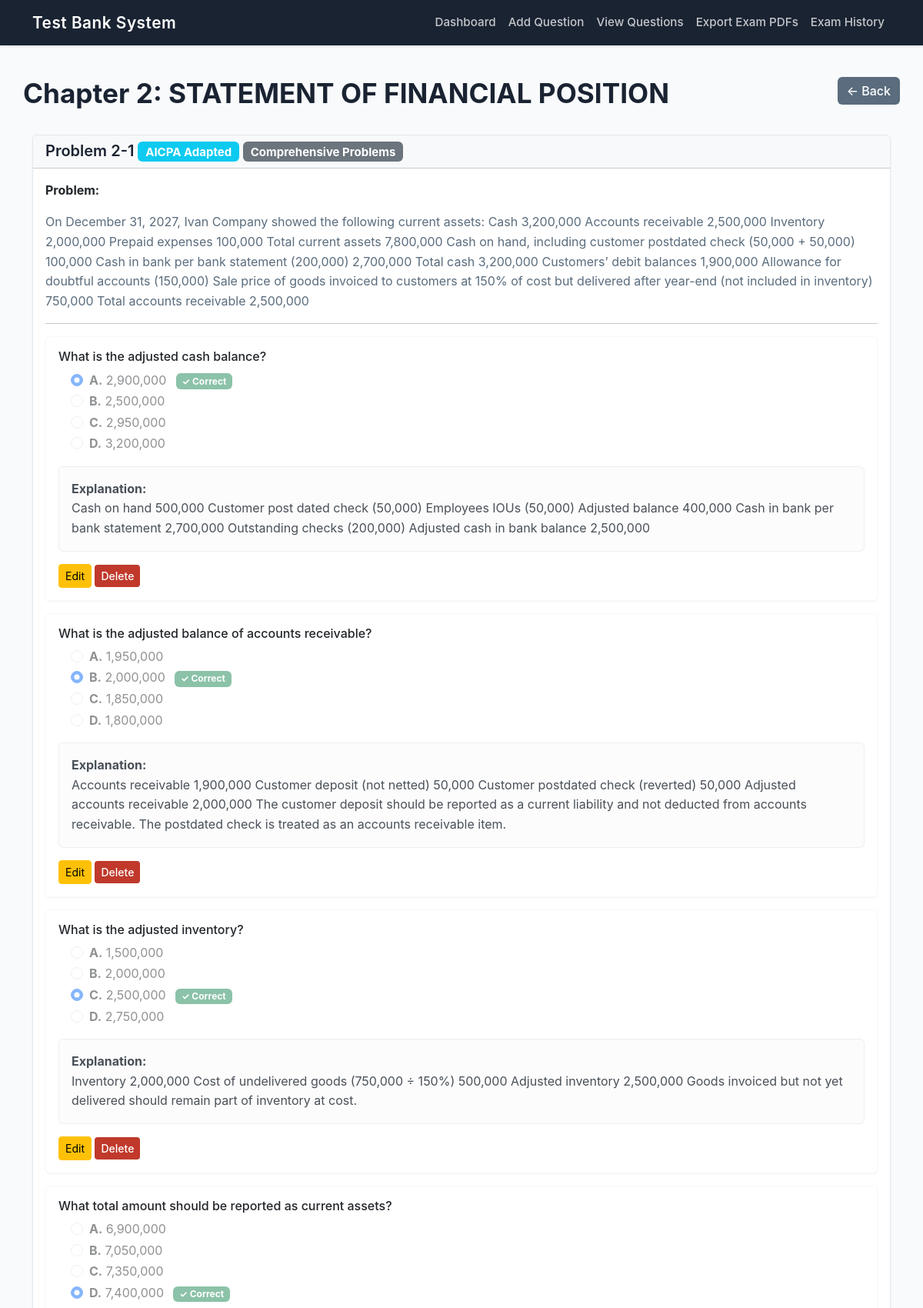
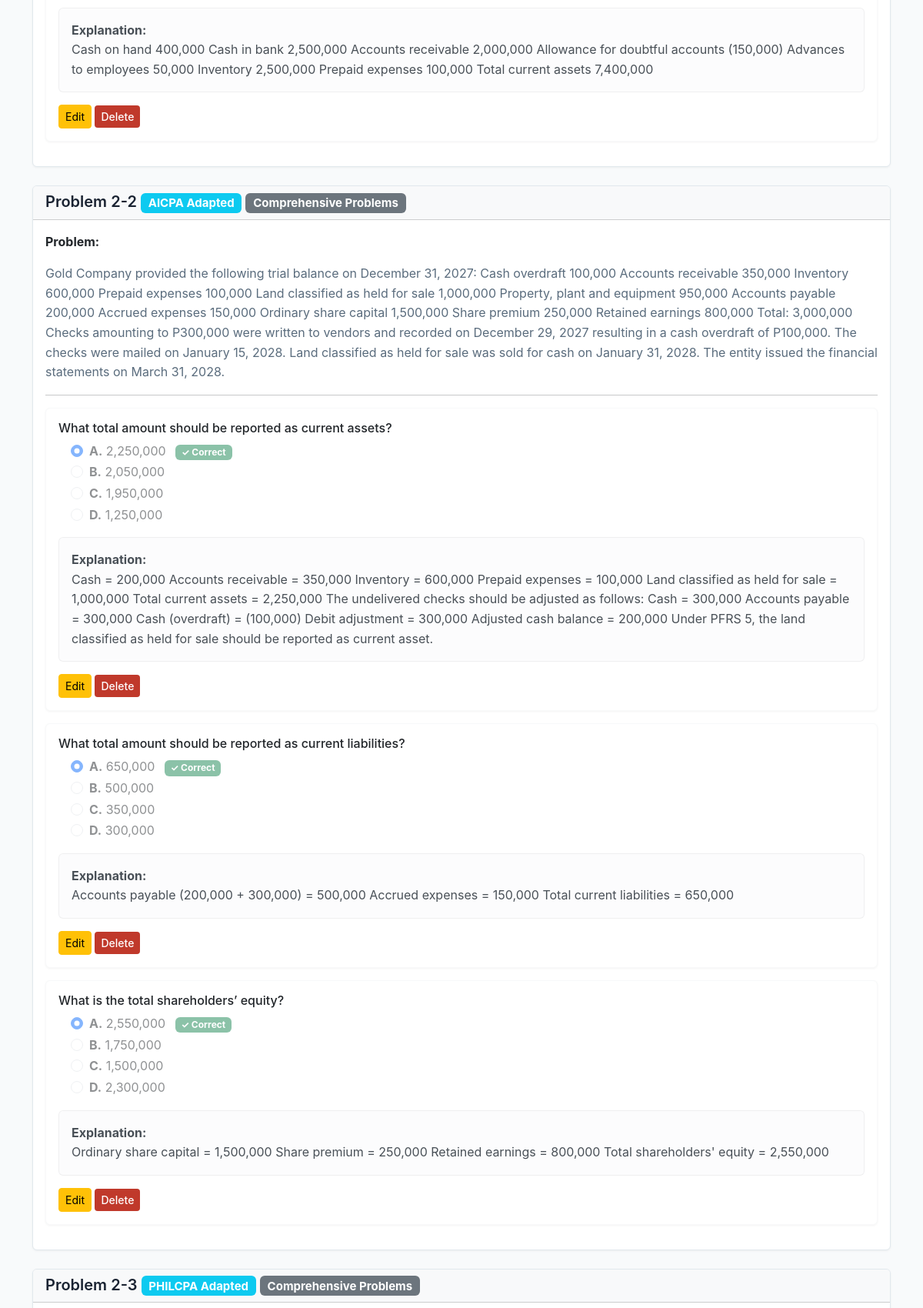
The app's page /chapter/2 (upper part) with its own data (2 pictures, top to bottom).
### tables this page shows
CREATE TABLE chapters (
            id INTEGER PRIMARY KEY AUTOINCREMENT,
            chapter_number INTEGER NOT NULL,
            chapter_title TEXT NOT NULL
        );

CREATE TABLE problems (
            id INTEGER PRIMARY KEY AUTOINCREMENT,
            chapter_id INTEGER NOT NULL,
            section TEXT,                 -- optional (Basic, Comprehensive)
            problem_code TEXT NOT NULL,   -- 1-1, 2-1, etc.
            standard TEXT,                -- IFRS, AICPA, AICA, etc.
            problem_text TEXT NOT NULL,
            FOREIGN KEY (chapter_id) REFERENCES chapters(id)
        );

CREATE TABLE questions (
            id INTEGER PRIMARY KEY AUTOINCREMENT,
            problem_id INTEGER NOT NULL,
            question_text TEXT NOT NULL,
            correct_choice TEXT NOT NULL,
            explanation TEXT,
            FOREIGN KEY (problem_id) REFERENCES problems(id)
        );

CREATE TABLE choices (
            id INTEGER PRIMARY KEY AUTOINCREMENT,
            question_id INTEGER NOT NULL,
            choice_label TEXT NOT NULL,
            choice_text TEXT NOT NULL,
            FOREIGN KEY (question_id) REFERENCES questions(id)
        );

### app.py (the view)
@app.route("/chapter/<int:chapter_id>")
def chapter_detail(chapter_id):
    conn = get_db()
    cursor = conn.cursor()
    cursor.execute("SELECT * FROM chapters WHERE id = ?", (chapter_id,))
    chapter = cursor.fetchone()
    cursor.execute("SELECT * FROM problems WHERE chapter_id = ?", (chapter_id,))
    problems = cursor.fetchall()
    questions_by_problem = {}
    choices_by_question = {}
    for problem in problems:
        cursor.execute("SELECT * FROM questions WHERE problem_id = ?", (problem["id"],))
        questions = cursor.fetchall()
        questions_by_problem[problem["id"]] = questions
        for question in questions:
            cursor.execute("SELECT * FROM choices WHERE question_id = ?", (question["id"],))
            choices = cursor.fetchall()
            choices_by_question[question["id"]] = choices
    conn.close()
    return render_template("chapter_detail.html",
                         chapter=chapter,
                         problems=problems,
                         questions_by_problem=questions_by_problem,
                         choices_by_question=choices_by_question)

### app.py (called while the page is built)
def get_db():
    conn = sqlite3.connect("testbank.db")
    conn.row_factory = sqlite3.Row
    return conn

### templates/chapter_detail.html (shortened to what this page needs)
{% extends "base.html" %}
{% block content %}
<div class="row mb-4">
    <div class="col-md-10">
        <h1>Chapter {{ chapter.chapter_number }}: {{ chapter.chapter_title }}</h1>
    </div>
    <div class="col-md-2 text-end">
        <a href="/chapters" class="btn btn-secondary">← Back</a>
    </div>
</div>
{% if problems %}
<div class="container-fluid">
    {% for problem in problems %}
    <div class="card mb-4">
        <div class="card-header bg-light">
            <h5 class="mb-0">Problem {{ problem.problem_code }}
                <span class="badge bg-info">{{ problem.standard }}</span>
                {% if problem.section %}<span class="badge bg-secondary">{{ problem.section }}</span>{% endif %}
            </h5>
        </div>
        <div class="card-body">
            <p><strong>Problem:</strong></p>
            <p class="text-muted">{{ problem.problem_text }}</p>
            {% set questions = questions_by_problem[problem.id] %}
            {% if questions %}
            <hr>
            <div class="mt-3">
                {% for question in questions %}
                <div class="card mb-3 border-light">
                    <div class="card-body">
                        <h6 class="card-title">{{ question.question_text }}</h6>
                        <div class="ms-3 mb-3">
                            {% set choices = choices_by_question[question.id] %}
                            {% for choice in choices %}
                            <div class="form-check">
                                <input class="form-check-input" type="radio" name="answer_{{ question.id }}" id="choice_{{ choice.id }}" value="{{ choice.choice_label }}" {% if choice.choice_label == question.correct_choice %}checked{% endif %} disabled>
                                <label class="form-check-label" for="choice_{{ choice.id }}">
                                    <strong>{{ choice.choice_label }}.</strong> {{ choice.choice_text }}
                                    {% if choice.choice_label == question.correct_choice %}<span class="badge bg-success ms-2">✓ Correct</span>{% endif %}
                                </label>
                            </div>
                            {% endfor %}
                        </div>
                        <div class="alert alert-light">
                            <strong>Explanation:</strong><br>
                            {{ question.explanation }}
                        </div>
                        <div class="mt-3">
                            <a href="/edit_question/{{ question.id }}" class="btn btn-sm btn-warning">Edit</a>
                            <a href="/delete_question/{{ question.id }}" class="btn btn-sm btn-danger" onclick="return confirm('Are you sure?')">Delete</a>
                        </div>
                    </div>
                </div>
                {% endfor %}
            </div>
            {% endif %}
        </div>
    </div>
    {% endfor %}
</div>
{% else %}
<div class="alert alert-info">
    <strong>📭 No questions in this chapter yet.</strong> <a href="/add_question">Add a question</a> to get started!
</div>
{% endif %}
{% endblock %}

### templates/base.html (style rules this page uses)
:root { --primary-dark: #1a2332; --primary-light: #2d3e50; --accent-teal: #0d7377; --accent-light: #4ecdc4; --text-dark: #2b3e4f; --text-light: #5a6c7d; --bg-light: #f8fafb; --bg-white: #ffffff; --border-color: #e1e8ed; --success: #27ae60; --warning: #f39c12; --danger: #c0392b; --info: #3498db; }
* { font-family: -apple-system, BlinkMacSystemFont, 'Segoe UI', 'Roboto', 'Oxygen', 'Ubuntu', 'Cantarell', 'Fira Sans', 'Droid Sans', 'Helvetica Neue', sans-serif; }
body { display: flex; flex-direction: column; min-height: 100vh; background-color: var(--bg-light); color: var(--text-dark); line-height: 1.6; }
.card { border: 1px solid var(--border-color); border-radius: 6px; box-shadow: 0 1px 3px rgba(0, 0, 0, 0.05); transition: box-shadow 0.3s, border-color 0.3s; background-color: var(--bg-white); }
.btn-secondary { background-color: var(--text-light); border: none; font-weight: 500; }
.btn-danger { background-color: var(--danger); border: none; font-weight: 500; }
h1 { color: var(--primary-dark); font-weight: 700; margin-bottom: 8px; font-size: 2.2rem; }
h5 { color: var(--primary-dark); font-weight: 600; }
.text-muted { color: var(--text-light) !important; }
.alert { border: 1px solid rgba(0, 0, 0, 0.05); border-radius: 6px; }

### records on screen
chapters: chapter_number "2", chapter_title "STATEMENT OF FINANCIAL POSITION"
problems: problem_code "2-1", standard "AICPA Adapted", section "Comprehensive Problems", problem_text "On December 31, 2027, Ivan Company showed the following current assets: Cash 3,200,000 Accounts receivable 2,500,000 Inventory 2,000,000 Prepaid expenses 100,000 Total current assets 7,800,000 Cash on hand, including customer postdated check (50,000 + 50,000) 100,000 Cash in bank per bank statement (200,000) 2,700,000 Total cash 3,200,000 Customers’ debit balances 1,900,000 Allowance for doubtful accounts (150,000) Sale price of goods invoiced to customers at 150% of cost but delivered after year-end (not included in inventory) 750,000 Total accounts receivable 2,500,000"
questions: question_text "What is the adjusted cash balance?", explanation "Cash on hand 500,000 Customer post dated check (50,000) Employees IOUs (50,000) Adjusted balance 400,000 Cash in bank per bank statement 2,700,000 Outstanding checks (200,000) Adjusted cash in bank balance 2,500,000"
choices: choice_label "☑ A. 2,900,000 ✓ Correct", choice_label "A", choice_text "2,900,000"
choices: choice_label "☐ B. 2,500,000", choice_label "B", choice_text "2,500,000"
choices: choice_label "☐ C. 2,950,000", choice_label "C", choice_text "2,950,000"
choices: choice_label "☐ D. 3,200,000", choice_label "D", choice_text "3,200,000"
questions: question_text "What is the adjusted balance of accounts receivable?", explanation "Accounts receivable 1,900,000 Customer deposit (not netted) 50,000 Customer postdated check (reverted) 50,000 Adjusted accounts receivable 2,000,000 The customer deposit should be reported as a current liability and not deducted from accounts receivable. The postdated check is treated as an accounts receivable item."
choices: choice_label "☐ A. 1,950,000", choice_label "A", choice_text "1,950,000"
choices: choice_label "☑ B. 2,000,000 ✓ Correct", choice_label "B", choice_text "2,000,000"
choices: choice_label "☐ C. 1,850,000", choice_label "C", choice_text "1,850,000"
choices: choice_label "☐ D. 1,800,000", choice_label "D", choice_text "1,800,000"
questions: question_text "What is the adjusted inventory?", explanation "Inventory 2,000,000 Cost of undelivered goods (750,000 ÷ 150%) 500,000 Adjusted inventory 2,500,000 Goods invoiced but not yet delivered should remain part of inventory at cost."
choices: choice_label "☐ A. 1,500,000", choice_label "A", choice_text "1,500,000"
choices: choice_label "☐ B. 2,000,000", choice_label "B", choice_text "2,000,000"
choices: choice_label "☑ C. 2,500,000 ✓ Correct", choice_label "C", choice_text "2,500,000"
choices: choice_label "☐ D. 2,750,000", choice_label "D", choice_text "2,750,000"
questions: question_text "What total amount should be reported as current assets?", explanation "Cash on hand 400,000 Cash in bank 2,500,000 Accounts receivable 2,000,000 Allowance for doubtful accounts (150,000) Advances to employees 50,000 Inventory 2,500,000 Prepaid expenses 100,000 Total current assets 7,400,000"
choices: choice_label "☐ A. 6,900,000", choice_label "A", choice_text "6,900,000"
choices: choice_label "☐ B. 7,050,000", choice_label "B", choice_text "7,050,000"
choices: choice_label "☐ C. 7,350,000", choice_label "C", choice_text "7,350,000"
choices: choice_label "☑ D. 7,400,000 ✓ Correct", choice_label "D", choice_text "7,400,000"
problems: problem_code "2-2", standard "AICPA Adapted", section "Comprehensive Problems", problem_text "Gold Company provided the following trial balance on December 31, 2027: Cash overdraft 100,000 Accounts receivable 350,000 Inventory 600,000 Prepaid expenses 100,000 Land classified as held for sale 1,000,000 Property, plant and equipment 950,000 Accounts payable 200,000 Accrued expenses 150,000 Ordinary share capital 1,500,000 Share premium 250,000 Retained earnings 800,000 Total: 3,000,000 Checks amounting to P300,000 were written to vendors and recorded on December 29, 2027 resulting in a cash overdraft of P100,000. The checks were mailed on January 15, 2028. Land classified as held for sale was sold for cash on January 31, 2028. The entity issued the financial statements on March 31,…"
questions: question_text "What total amount should be reported as current assets?", explanation "Cash = 200,000 Accounts receivable = 350,000 Inventory = 600,000 Prepaid expenses = 100,000 Land classified as held for sale = 1,000,000 Total current assets = 2,250,000 The undelivered checks should be adjusted as follows: Cash = 300,000 Accounts payable = 300,000 Cash (overdraft) = (100,000) Debit adjustment = 300,000 Adjusted cash balance = 200,000 Under PFRS 5, the land classified as held for sale should be reported as current asset."
choices: choice_label "☑ A. 2,250,000 ✓ Correct", choice_label "A", choice_text "2,250,000"
choices: choice_label "☐ B. 2,050,000", choice_label "B", choice_text "2,050,000"
choices: choice_label "☐ C. 1,950,000", choice_label "C", choice_text "1,950,000"
choices: choice_label "☐ D. 1,250,000", choice_label "D", choice_text "1,250,000"
questions: question_text "What total amount should be reported as current liabilities?", explanation "Accounts payable (200,000 + 300,000) = 500,000 Accrued expenses = 150,000 Total current liabilities = 650,000"
choices: choice_label "☑ A. 650,000 ✓ Correct", choice_label "A", choice_text "650,000"
choices: choice_label "☐ B. 500,000", choice_label "B", choice_text "500,000"
choices: choice_label "☐ C. 350,000", choice_label "C", choice_text "350,000"
choices: choice_label "☐ D. 300,000", choice_label "D", choice_text "300,000"
questions: question_text "What is the total shareholders’ equity?", explanation "Ordinary share capital = 1,500,000 Share premium = 250,000 Retained earnings = 800,000 Total shareholders' equity = 2,550,000"
choices: choice_label "☑ A. 2,550,000 ✓ Correct", choice_label "A", choice_text "2,550,000"
choices: choice_label "☐ B. 1,750,000", choice_label "B", choice_text "1,750,000"
choices: choice_label "☐ C. 1,500,000", choice_label "C", choice_text "1,500,000"
choices: choice_label "☐ D. 2,300,000", choice_label "D", choice_text "2,300,000"
problems: problem_code "2-3", standard "PHILCPA Adapted", section "Comprehensive Problems"
